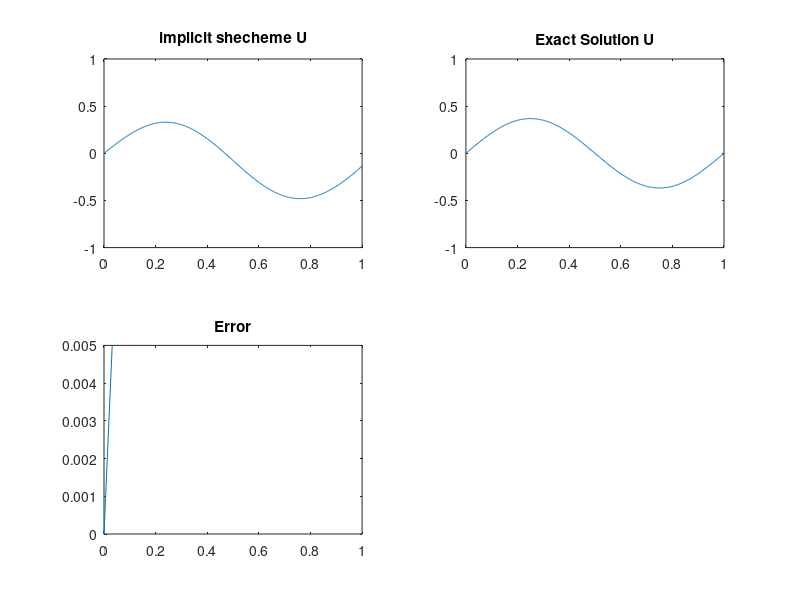

This chart was generated by the following MATLAB code:
%正确的版本Crank_Nicolson
%save('CNdata.mat','x','tt','uu','uuExact')
clc;
clear all;
close all;
tic;
%discretization
a = 0; b = 1;
t = 0;
M = 511; %the number of mesh of space
N = 10;%the number of mesh of time %pinn200
dx =(b-a)/M; %space step
dt = 0.1; % time step size %pinn0.005
r = dt / (dx^2); %Convergence constant
x = a:dx:b;
ua = 0; %Left Boundary Condition
uExact = zeros(M+1,1);
uNew = zeros(M+1,1); 
U = zeros(M,1);
A = sparse(M,M);
F = zeros(M,1);

for i = 1:M
    U(i) = sin(2*pi*x(i+1));%Initial Condition
end

uNew = [ua;U];

%plot(x,uNew);

tt=zeros(N+1,1);
tt(1)=0;

uu=zeros(M+1,N+1);
uu(:,1)=uNew;

%Exact Solution for t = 0
for i = 1:M+1
    uExact(i) = sin(2.*pi.*x(i)).*exp(-t);
end
uuExact = zeros(M+1,N+1);
uuExact(:,1)=uExact;

for n = 1:N %time loop
    t = t+dt %next time level
    tt(n+1) = t;
    uxb = 2*pi*exp(-t);%Right Boundary derivative
       
    %Construct matrix A
    for i=1:M-1
        A(i,i)=2+2*r;
        A(i+1,i)=-r;
        A(i,i+1)=-r;
    end
    A(M,M)=2+2*r;
    A(M,M-1)=-2*r;

    %Construct matrix F
    %function f
    for i = 1:M
        f(i) = exp(-t).*sin(2.*pi.*x(i+1)).*(4.*pi.*pi-1); %n+1层的f
    end
    for i = 1:M
        fn(i) = exp(-tt(n)).*sin(2.*pi.*x(i+1)).*(4.*pi.*pi-1); %n层的f
    end
    
    %matrix F
    for i = 2:M-1
        F(i) =r*U(i-1)+(2-2*r)*U(i)+r*U(i+1) +(f(i)+fn(i))*dt; 
    end
    F(1)=r*ua+(2-2*r)*U(1)+r*U(2)+(f(1)+fn(1))*dt+r*ua;
    F(M)=2*r*U(M-1)+(2-2*r)*U(M)+(f(M)+fn(M))*dt+(4*r*uxb*dx); 
    U = A\F; %Solving the system to get unknowns
    uNew = [ua;U];

    uu(:,n+1)=uNew;
    
    %Exact Solution
    for i = 1:M+1
        uExact(i) = sin(2.*pi.*x(i)).*exp(-t);
    end
    uuExact(:,n+1)=uExact;

    subplot(2,2,1),plot(x,uNew); set(gca,'Ylim',[-1,1]);
    title('implicit shecheme U');
    subplot(2,2,2),plot(x,uExact);set(gca,'Ylim',[-1,1]);
    title('Exact Solution U');
    subplot(2,2,3),plot(x,abs(uExact-uNew)); set(gca,'Ylim',[0,0.005]);
    title('Error');

    %pause(0.5);

end
toc;
tt = reshape(tt, 1, N+1);